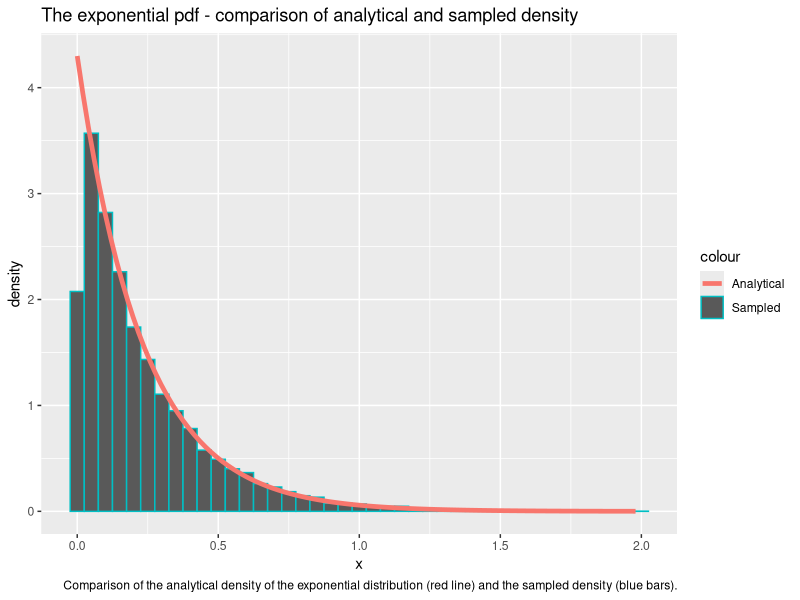
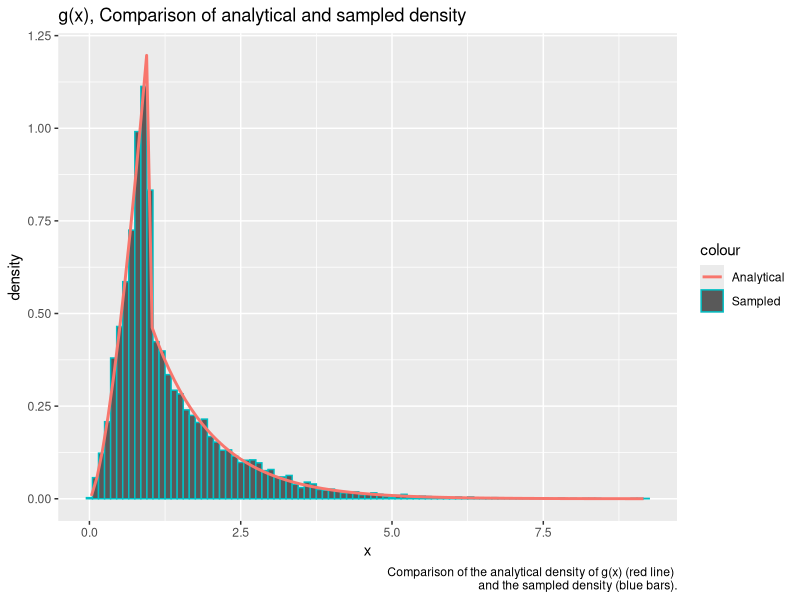
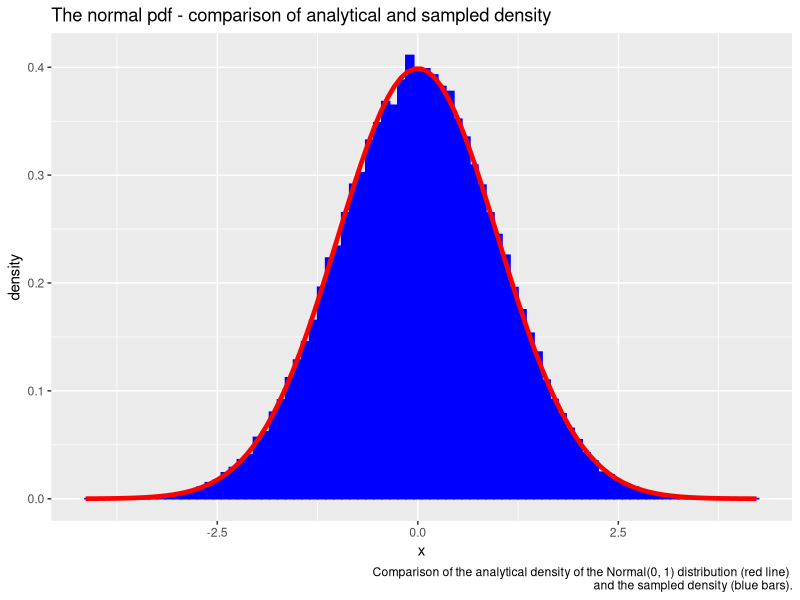
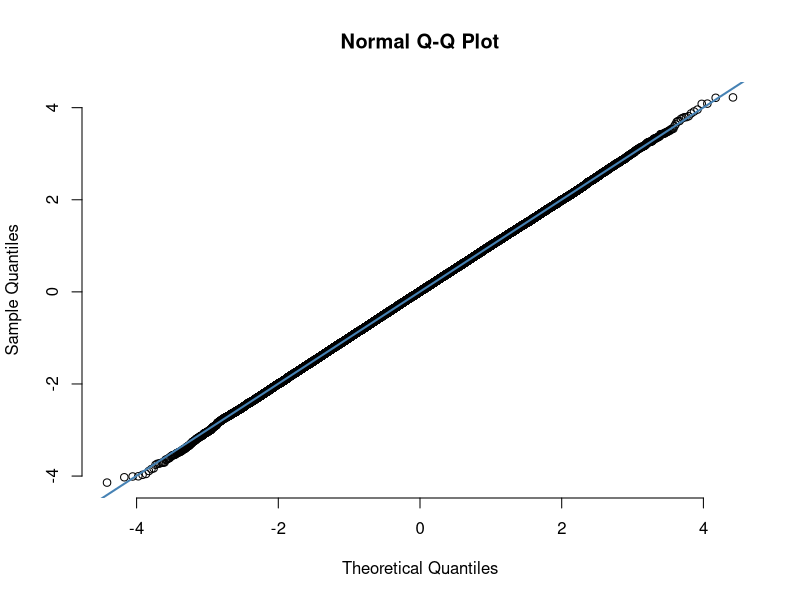
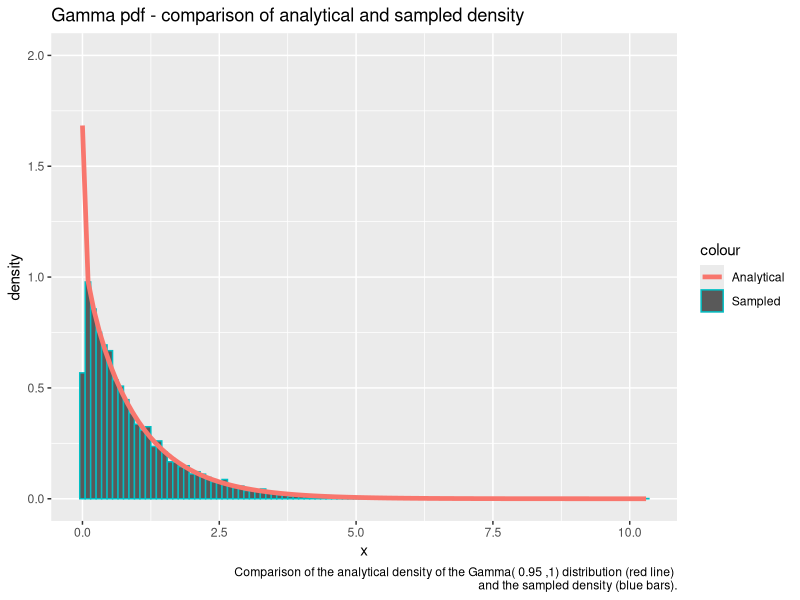
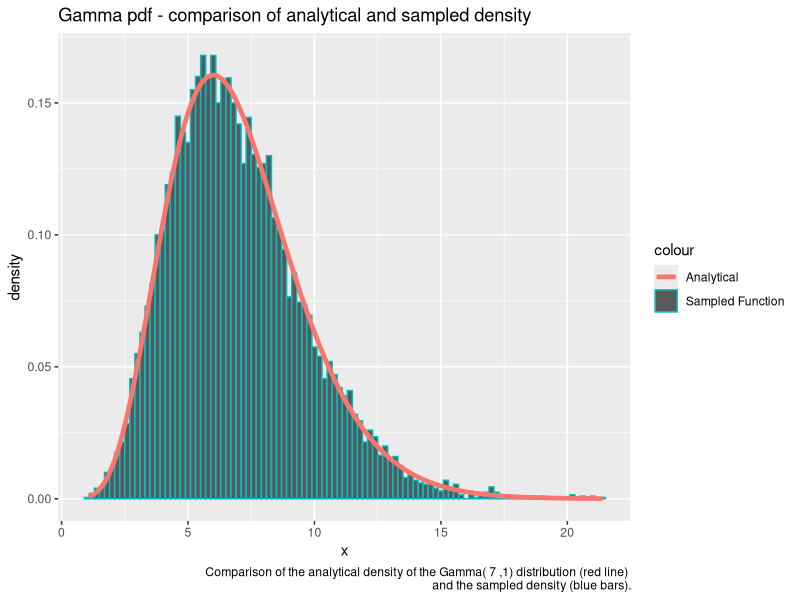
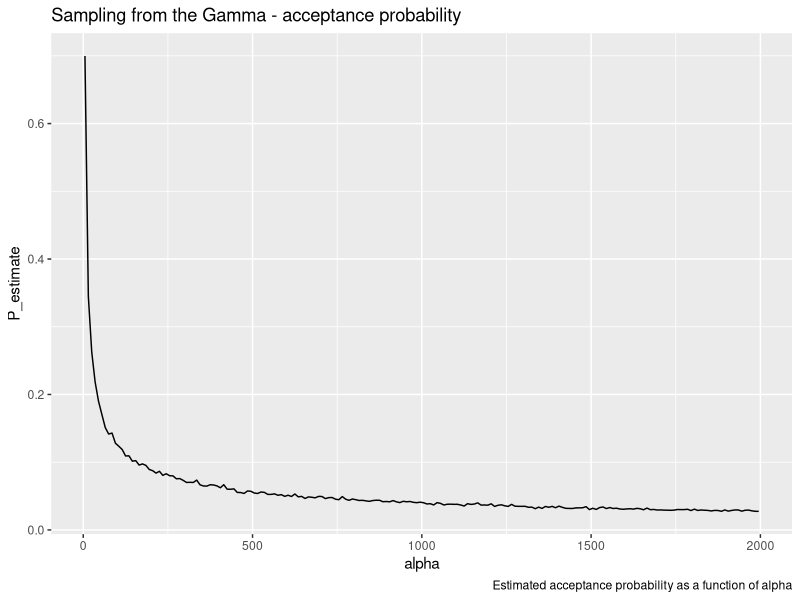
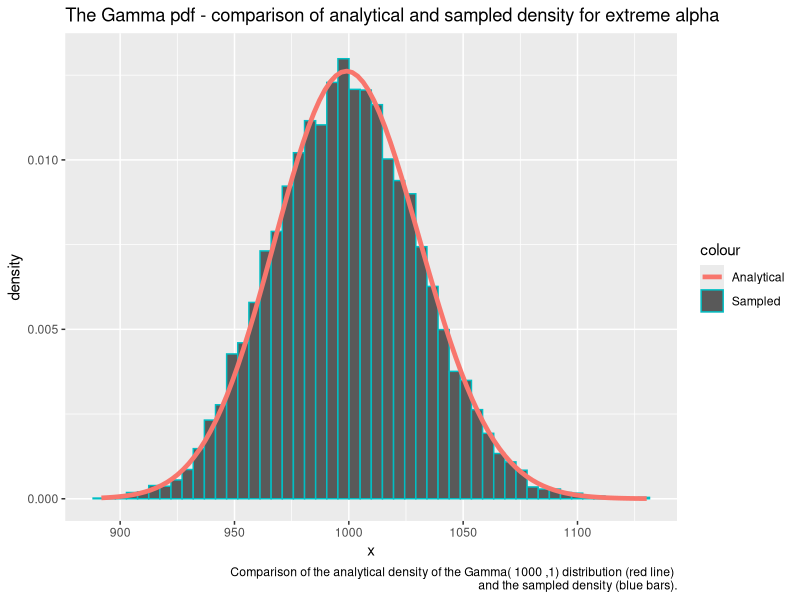

The R source for these figures, in order:
## ---- chunk 1
library(formatR)
showsol <- FALSE
library(knitr)
opts_chunk$set(tidy.opts = list(width.cutoff = 68), tidy = TRUE, warning = FALSE, error = FALSE, message = FALSE, echo = TRUE)
## ---- chunk 2
library(ggplot2) # Load library for plotting
exponential<- function(lambda, n=1){
  u = runif(n) # Draw uniformly distributed variables
  x = -1/lambda*log(u) # Do transformation to get exp. distr. variables 
  return(x)
}
## ---- chunk 3
n = 10000
lambda = 4.300
x = exponential(lambda,n) # Draw samples from created function
cat('Theoretical mean: ', 1/lambda,' Computed mean: ', mean(x),'\n')
cat('Theoretical variance: ', 1/lambda^2, ' Computed variance: ', var(x))
## ---- chunk 4
# Prepare generated samples for plotting by putting them in a dataframe 
df2 <- data.frame(theo=seq(0,max(x),length.out=n), x=x)
# Plot the data
ggplot(df2, aes(x = x)) + geom_histogram(aes(y = ..density.., color = "Sampled"), binwidth=0.05) + stat_function(fun=dexp,geom = "line",size=1.6,args = (mean=lambda),aes(color="Analytical")) + ggtitle("The exponential pdf - comparison of analytical and sampled density") + labs(x='x', y='density', caption='Comparison of the analytical density of the exponential distribution (red line) and the sampled density (blue bars).')
## ---- chunk 5
# The function g(x) from problem A.2
g = function(x, alpha){
  c = alpha*exp(1)/(alpha+exp(1))
  result = vector(length = length(x))
  result[x<1.] = sapply(x[x<1.], function(x) c*x^(alpha - 1))
  result[x>=1.] = sapply(x[x>=1.], function(x) c*exp(-x))
  return(as.double(result))}
# The following function returns n from the density function g(x)
# by doing inversion sampling
G_inv = function(n, alpha){
  c = alpha*exp(1)/(alpha+exp(1))
  u = runif(n)
  result = vector(length = n)
  result[u < c/alpha] = (alpha/c * u[u < c/alpha])^(1/alpha)
  result[u >= c/alpha] = -log(1/alpha + exp(-1) - u[u >= c/alpha]/c)
  return(result)}

alpha = 2.5
n = 10000
xsamples = G_inv(n, alpha) # Sample from the density function g(x) by inversion sampling
c = alpha*exp(1)/(alpha+exp(1))
mean = c/(alpha+1) + 2*c/exp(1)
cat('Theoretical mean: ', mean, ' Sampled mean: ', mean(xsamples))
## ---- chunk 6
variance = c/(alpha+2)+5*c/exp(1) - mean^2
cat('Theoretical variance: ', variance, ' Sampled variance: ', var(xsamples))
## ---- chunk 7
# Prepare generated samples for plotting by putting them in a dataframe 
df2 <- data.frame(theo=seq(0,max(xsamples),length.out=n), value=xsamples)
# Plot the data
ggplot(df2, aes(x = value)) + geom_histogram(aes(y = ..density.., color='Sampled'), binwidth=0.1) + stat_function(fun=g,geom = "line",size=1., args = (mean=alpha), alpha=1., aes(color="Analytical")) + ggtitle("g(x), Comparison of analytical and sampled density") + labs(x='x', y='density', caption=paste('Comparison of the analytical density of g(x) (red line) \n and the sampled density (blue bars).'))
## ---- chunk 8
# Function to draw n i.i.d. Normal(0,1) variables
# based on Box-Muller transform
normal <- function(n){
  x_1 <- runif(n/2)
  x_2 <- exponential(1/2, n/2)
  y_1 <- sqrt(x_2)*cos(2*pi*x_1)
  y_2 <- sqrt(x_2)*sin(2*pi*x_1)
  y <- c(y_1,y_2)
  return(y)}
## ---- chunk 9
n = 100000
x <- normal(n) # Draw n i.i.d. Normal(0,1) variables
cat('Theoretical mean: ', 0,' Computed mean: ', mean(x),'\n')
cat('Theoretical variance: ', 1, ' Computed variance: ', var(x))
## ---- chunk 10
# Prepare generated samples for plotting by putting them in a dataframe 
df2 <- data.frame(theo=seq(0,max(x),length.out=n), value=x)
# Plot the data
ggplot(df2, aes(x = value)) + geom_histogram(aes(y = ..density..), binwidth=0.1, col = 'blue', fill = 'blue') + stat_function(fun=dnorm,geom = "line",size=1.6,col="red",args = list(mean=0, sd = 1)) + ggtitle("The normal pdf - comparison of analytical and sampled density") + labs(x='x', y='density', caption=paste('Comparison of the analytical density of the Normal(0, 1) distribution (red line) \n and the sampled density (blue bars).'))
# Make a qq-plot of the generated samples
qqnorm(x, pch = 1, frame = FALSE)
qqline(x, col = "steelblue", lwd = 2)
## ---- chunk 11
# Function to draw one sample of a d-variate Normal(mu, sigma) variable
# The function uses a transformation of d i.i.d. Normal(0,1) variables
normal_d <- function(d, mu, sigma){
  x <- normal(d)
  y <- mu + t(chol(sigma))%*%x
  return(y)}
## ---- chunk 12
d = 2
n = 100000
mu = c(1,2) # Mean vector
sigma = matrix(c(2.5,3,3,10),ncol=2,nrow=2) # Covariance matrix
sample = matrix(NA, ncol = d, nrow = n) # Prepare to draw samples
for (i in 1:n){
  sample[i,] <- normal_d(d,mu,sigma) # Draw n samples
}
average = apply(sample, 2,mean)
cat('Mean vector: \n')
average
covmat = cov(sample)
cat('Covariance matrix: \n')
covmat
## ---- chunk 13
library(nortest)
# Conduct Anderson-Daling test to check normality of the data
ad.test(sample[,1])
ad.test(sample[,2])
## ---- chunk 14
small_gamma = function(alpha, n=1){
  result = vector()
  iter = 0
  sampled = 0
  c = 1/(gamma(alpha)) * (1/alpha + exp(-1))
  
  while(sampled < n){

    # Sample from g(x)
    uniform2 = runif(n)
    x = G_inv(n, alpha)
    # Compute the acceptance probabilites
    probs = dgamma(x, alpha, rate=1) / (c * as.double(g(x, alpha)))
    # Append samples where u < f(x) / c g(x)
    result = append(result, x[uniform2 <= probs])
    # Increase counters
    sampled = sampled + sum(uniform2 <= probs)
    iter = iter + n
  }
  
  iter = iter - length(result) + n
  
  return(list(samples = result[seq(1:n)], iter = iter))
}
## ---- chunk 15
alpha = 0.95
G1 <- small_gamma(alpha, 10000)
df12 = data.frame(G1)

cat('Theoretical mean: ', alpha,' Computed mean: ', mean(G1$samples),'\n')
cat('Theoretical variance: ', alpha, ' Computed variance: ', var(G1$samples))
## ---- chunk 16
ggplot(data=df12, aes(x=samples)) + geom_histogram(data=df12, aes(x=samples, y=..density.., color="Sampled"), binwidth=0.1) +  stat_function(fun=dgamma, geom = "line",size=1.6, args = list(shape=alpha, rate=1), aes(x=samples, color = "Analytical")) + ggtitle("Gamma pdf - comparison of analytical and sampled density") + ylim(0. ,2.0) + labs(x='x', y='density', caption=paste('Comparison of the analytical density of the Gamma(', alpha, ',1) distribution (red line) \n and the sampled density (blue bars).'))
## ---- chunk 17
large_gamma <- function(alpha, n=1){
  # Log transformations of a and b+
  loga = 1/2 * (alpha - 1) * (log(alpha - 1) - 1)
  logb = 1/2 * (alpha + 1) * (log(alpha + 1) - 1)
  result = vector(mode="numeric")
  
  i = 0
  iter = 0
  while (i < n){
    iter = iter + 1 
    log_x_1 = loga + log(runif(1))
    log_x_2 = logb + log(runif(1))
    # Equivalent condition of (x_1, x_2) in C_f
    if (2*log_x_1 <= (alpha - 1)*(log_x_2 - log_x_1) - exp(log_x_2 - log_x_1)){
      result = append(result, exp(log_x_2 - log_x_1))
      i = i + 1
    }
    else{}
  }
  list(samples = result, iter = iter)
}
## ---- chunk 18
alpha = 7.
G2 = large_gamma(alpha, 10000)
cat('Theoretical mean: ', alpha,' Computed mean: ', mean(G2$samples),'\n')
cat('Theoretical variance: ', alpha, ' Computed variance: ', var(G2$samples))
## ---- chunk 19
df16 = data.frame(data=G2)

ggplot(df16, aes(x=data.samples)) + geom_histogram(data=df16, aes(x = data.samples, y=..density.., color="Sampled Function"), binwidth=0.2) + stat_function(fun=dgamma,geom = "line",size=1.6,aes(color='Analytical'),args = list(shape=alpha, rate = 1)) + ggtitle("Gamma pdf - comparison of analytical and sampled density") + labs(x='x', y='density', caption=paste('Comparison of the analytical density of the Gamma(', alpha, ',1) distribution (red line) \n and the sampled density (blue bars).'))
## ---- chunk 20
iterations = c()

for (alpha in seq(2, 2000, 10)){
  # Sample 1000 gamma variables for a particular alpha
  G = large_gamma(alpha, 1000)
  # Iter is here the average over all 1000 samples
  iterations = append(iterations, G$iter)
}

df15 = data.frame(alpha = seq(5, 2000, 10), P_estimate = 1000/iterations)

ggplot(df15, aes(x = alpha, y = P_estimate)) + geom_line() + ggtitle("Sampling from the Gamma - acceptance probability") + labs(caption='Estimated acceptance probability as a function of alpha')
## ---- chunk 21
gamma2 = function(alpha, beta=1, n  = 1){
  if (alpha == 1.0){
    return(list(samples = exponential(beta, n), iter = n))
  }
  else if (alpha <= 1){
    G = small_gamma(alpha, n)
    G$samples = G$samples / beta
    return(G)
  }
  else if (alpha > 1){
    G = large_gamma(alpha, n)
    G$samples = G$samples / beta
    return(G)
  }
}

alpha = 1000
beta = 1

G = gamma2(alpha, beta, 10000)
df17 <- data.frame(G)

histo = hist(G$samples, plot=F)
ggplot(df17, aes(x = samples)) + geom_histogram(aes(y = ..density.., color='Sampled'), bins=50) + stat_function(fun=dgamma,geom = "line",size=1.6,aes(color='Analytical'),args = list(shape=alpha, rate=beta)) + ggtitle("The Gamma pdf - comparison of analytical and sampled density for extreme alpha") + ylim(0, 1.1*max(histo$density)) + labs(x='x', y='density', caption=paste('Comparison of the analytical density of the Gamma(', alpha, ',1) distribution (red line) \n and the sampled density (blue bars).'))
## ---- chunk 22
library(MCMCpack)
get_gamma_samples <- function(alpha){
  return(gamma2(alpha)$samples)
}

dirichlet <- function(alpha){
  z<- sapply(alpha,get_gamma_samples)
  x <- z/sum(z)
  return(x)
}
## ---- chunk 23
k = 5
n = 20000
x <- matrix(NA, ncol = k, nrow = n)
alpha <- exponential(1,k)
for (i in 1:n){
  x[i,] <- dirichlet(alpha)
}
cat('Theoretical mean: ', alpha/sum(alpha),'\n','Computed mean: ', apply(x,2,mean),'\n')
cat('Theoretical variance: ', alpha*(sum(alpha)-alpha)/(sum(alpha)^2*(sum(alpha)+1)),'\n', 'Computed variance: ', apply(x,2,var))
## ---- chunk 24
n <- 10000
alpha <- rep(1,k)
x <- matrix(NA, ncol = k, nrow = n)
for (i in 1:n){
  x[i,] <- dirichlet(alpha)
}
y <- as.vector(rdirichlet(n,alpha))
rfunc = data.frame(value = y)
ourfunc = data.frame(value = as.vector(x))
rfunc$type = 'R function'
ourfunc$type = 'Our function'
df = rbind(rfunc,ourfunc)
ggplot(df, aes(value, fill = type)) + 
   geom_histogram(alpha = 0.5, aes(y = ..density..), position = 'identity') + ggtitle('Comparison of Dirichlet samplers') + labs(x='x', y='density', caption=paste('Comparison of the sampled density of x_k\n sampled from our dirichlet sampler (red bars) and the sampler from MCMpack (blue bars)'))
## ---- chunk 25
df2 <- data.frame(theo=seq(0,max(x[,1]),length.out=n), value=x[,1])
ggplot(df2, aes(x = value)) + geom_histogram(aes(y = ..density.., colour = "Sampled"), 
      binwidth = 0.005) + stat_function(fun=dbeta,geom = "line",size=1.6,aes(col="Analytical"),args = list(shape1=1,shape2=k-1)) + ggtitle("Our function vs. analytical density") + labs(x='x', y='density', caption=paste('Comparison of the sampled density of x_1 sampled from our dirichlet sampler (blue bars) and the Beta distribution (red line)'))
## ---- chunk 26
f <- function(x){
  return((2+x)^125*(1-x)^38*x^34)
}

optimum = optimize(f,c(0,1),maximum = TRUE)

draw_samples <- function(n){
  samples <- rep(NA,n)
  iter = 0
  for (i in 1:n){
    finish = 0
    while(finish ==0){
      iter = iter + 1
      x_sample <- runif(1)
      alpha <- f(x_sample)/optimum$objective
      u = runif(1)
      if (u <=alpha){
        samples[i] <- x_sample
        finish <- 1
      }
    }
  }
  return(list(samples = samples, iterations = iter))
}
## ---- chunk 27
n = 10000
g <- function(x){
  return(f(x)*x)
}
f_density <- function(x){return(f(x)/integrate(f,0,1)$value)}
y <- draw_samples(n)
cat("Computed mean: ", sum(y$samples)/n, '\n')
cat("Theoretical mean: ", integrate(g,0,1)$value/integrate(f,0,1)$value, '\n')
df <- data.frame(theo=seq(0,1,length.out=n), value=y$samples)
ggplot(df, aes(x = value)) + geom_histogram(aes(y = ..density.., colour = "Sampled"), binwidth=0.001) + stat_function(fun=f_density,geom = "line",size=1.6,aes(colour="Analytical")) + ggtitle("Comparison of analytical and sampled density") + xlim(0,1) + geom_segment(x = sum(y$samples)/n, xend = sum(y$samples)/n, y = 0, yend = 100, aes(colour = "Mean"), size = 1.2, linetype = "longdash") + labs(x='x', y='density', caption=paste('Comparison of the sampled density of x_k sampled from our dirichlet sampler (red bars) and the sampler from MCMpack (blue bars)'))
## ---- chunk 28
cat("Average random numbers generated: ", y$iterations/n, '\n')
cat("Theoretical expected number: ", optimum$objective/integrate(f,0,1)$value)
## ---- chunk 29
#The new unscaled posterior target pdf, NC * f_new
unscaled_posterior_target = function(x){
  return(f_density(x)*dbeta(x, 1, 5))
}

#Compute the normalizing constant of f_new
NC_posterior = integrate(unscaled_posterior_target, 0, 1)$value

#Normalized new posterior target pdf, f_new
posterior_target = function(x){
  return(unscaled_posterior_target(x) / NC_posterior) 
}

#The density of x, f_new(x) * x
posterior_target_mean_density = function(x){
  return(x * posterior_target(x))
}

theoretical_mean = integrate(posterior_target_mean_density, 0, 1)$value

weights = posterior_target(y$samples) / f_density(y$samples)
posterior_mean = sum(y$samples*weights) / (n)
cat("IS posterior mean estimate:", posterior_mean, "\n")
cat("Analytical posterior mean:", theoretical_mean)
## ---- chunk 30
unscaled_weights = unscaled_posterior_target(y$samples) / f(y$samples)
posterior_mean_SN = sum(y$samples*unscaled_weights) / (sum(unscaled_weights))

cat("self-normalizing IS posterior mean estimate:", posterior_mean_SN, "\n")
cat("Analytical posterior mean:", theoretical_mean)
## ---- chunk 31
dbeta2 = function(x){
  return(dbeta(x, 1, 5))
}
est = sum(y$samples)/n
cat(paste('Mass left of x =',est,':', integrate(dbeta2, 0, est)$value))
